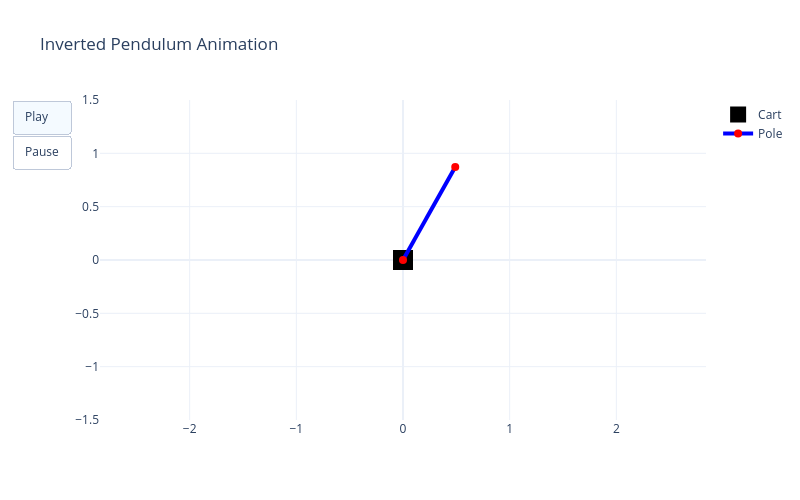

The notebook cell this image was saved under:
### Code cell
def animate_simulation(
    history: list[dict[str, float]],
    pole_length: float = 1.0,
    title: str = "Inverted Pendulum Animation",
):
    start = history[0]
    fig = go.Figure(
        data=[
            go.Scatter(
                x=[start["x"]],
                y=[0],
                mode="markers",
                marker=dict(symbol="square", size=20, color="black"),
                name="Cart",
            ),
            go.Scatter(
                x=[start["x"], start["x"] + pole_length * np.sin(start["theta"])],
                y=[0, pole_length * np.cos(start["theta"])],
                mode="lines+markers",
                line=dict(width=4, color="blue"),
                marker=dict(size=8, color="red"),
                name="Pole",
            ),
        ],
        layout=go.Layout(
            xaxis=dict(range=[-2.5, 2.5], autorange=False),
            yaxis=dict(
                range=[-1.5, 1.5], autorange=False, scaleanchor="x", scaleratio=1
            ),
            title=title,
            template="plotly_white",
            width=800,
            height=500,
            updatemenus=[
                dict(
                    type="buttons",
                    buttons=[
                        dict(
                            label="Play",
                            method="animate",
                            args=[
                                None,
                                {
                                    "frame": {"duration": 20, "redraw": False},
                                    "fromcurrent": True,
                                },
                            ],
                        ),
                        dict(
                            label="Pause",
                            method="animate",
                            args=[
                                [None],
                                {
                                    "frame": {"duration": 0, "redraw": False},
                                    "mode": "immediate",
                                    "fromcurrent": True,
                                },
                            ],
                        ),
                    ],
                )
            ],
        ),
        frames=[
            go.Frame(
                data=[
                    go.Scatter(x=[e["x"]], y=[0]),
                    go.Scatter(
                        x=[e["x"], e["x"] + pole_length * np.sin(e["theta"])],
                        y=[0, pole_length * np.cos(e["theta"])],
                    ),
                ],
                name=str(i),
            )
            for i, e in enumerate(history)
        ],
    )

    return fig


animate_simulation(history, simple_cart.l)

### Figure 1 — Plotly figure (JSON) as saved in the notebook; plotly's stock layout.template omitted (floating-point values rounded to 4 significant figures)
{"data": [{"marker": {"color": "black", "size": 20, "symbol": "square"}, "mode": "markers", "name": "Cart", "type": "scatter", "x": [0], "y": [0]}, {"line": {"color": "blue", "width": 4}, "marker": {"color": "red", "size": 8}, "mode": "lines+markers", "name": "Pole", "type": "scatter", "x": [0, 0.4897], "y": [0, 0.8719]}], "layout": {"height": 500, "title": {"text": "Inverted Pendulum Animation"}, "updatemenus": [{"buttons": [{"args": [null, {"frame": {"duration": 20, "redraw": false}, "fromcurrent": true}], "label": "Play", "method": "animate"}, {"args": [[null], {"frame": {"duration": 0, "redraw": false}, "fromcurrent": true, "mode": "immediate"}], "label": "Pause", "method": "animate"}], "type": "buttons"}], "width": 800, "xaxis": {"autorange": false, "range": [-2.5, 2.5]}, "yaxis": {"autorange": false, "range": [-1.5, 1.5], "scaleanchor": "x", "scaleratio": 1}}}
